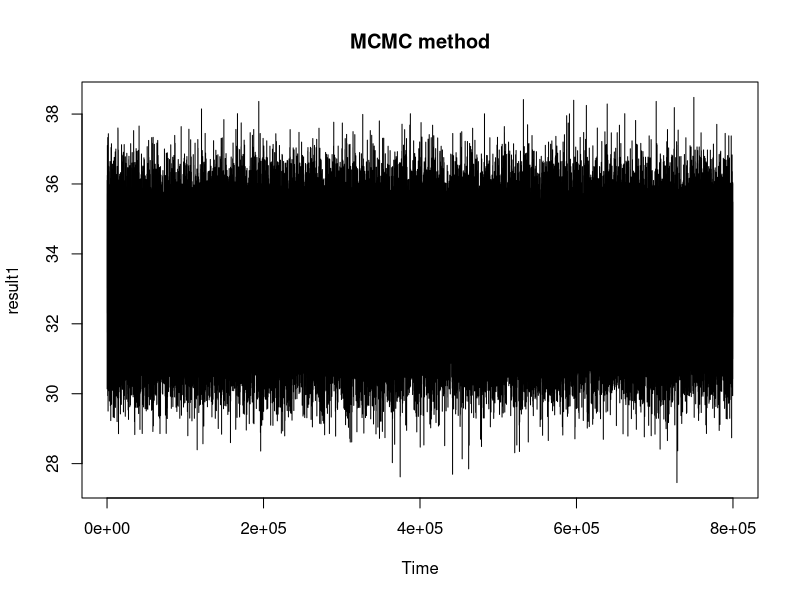
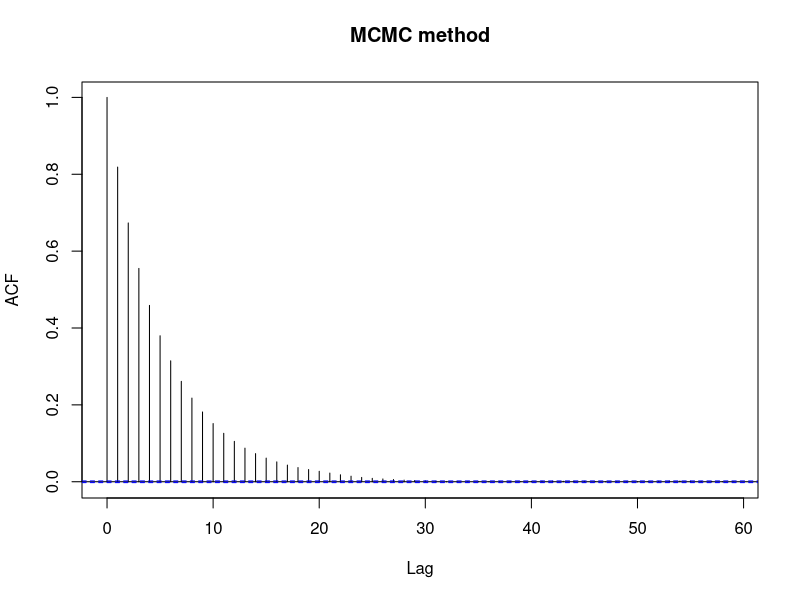

Here is the R script that generated these plots, in order: (Note: a time limit stopped this script after it produced the figures.)
###
### mean 5, sd =known normal simulation
###

#-----------------------------------------------------------#
# data 
rm(list=ls())
set.seed(123450)
n=100
true_mean = 30 # unknown
sd = 12  # known
y = rnorm(n,true_mean,sd)
mean(y)
#-----------------------------------------------------------#
# prior 
theta0 = 20 # prior
sigma0 = 10 # prior

#-----------------------------------------------------------#
distance1 = function(x,y){
  return((sum(x)-sum(y))^2)
}

distance2 = function(x,y){
  return(abs(mean(x)-mean(y)))
}

distance3 = function(x,y){
  return((mean(x)-mean(y))^2)
}
#-----------------------------------------------------------#
# hyper pararmeter


#-----------------------------------------------------------#
# MCMC



MCMC = function(N,step_size){
  result1 =c()
  
  # kernel of likelihood
  likeli = function(y,mu,sigma){
    summ = sum((y-mu)^2)
    return(exp((-1/(2*sigma^2))*summ))
  }
  
  # kernel of prior
  prior = function(new_theta,theta0,tau0){
    return(exp((-1/(2*tau0^2))*(new_theta-theta0)))
  }
  
  theta = 20 # initial value
  
  for(i in 1:N){
    new_theta = rnorm(1,theta,step_size)
    ratio = (likeli(y=y,mu=new_theta,sigma=sd)*prior(new_theta=new_theta,theta0=theta0,tau0=sigma0))/(likeli(y=y,mu=theta,sigma=sd)*prior(new_theta=theta,theta=theta0,tau0=sigma0))
    
    
    if( (runif(1) < ratio )){
      result1[i] = new_theta
      theta = new_theta
    }
    else{
      result1[i] = theta
    }
  }
  
  burnin = 0.2*N
  result1 = result1[-(1:burnin)]
  return(result1)
}
result1 = MCMC(N=1e+06,step_size=1)


ts.plot(result1,main="MCMC method")
acf(result1,main="MCMC method")
length(result1)
mean(result1)
sd(result1)  

#-----------------------------------------------------------#
# ABC(mean)

ABC = function(N,epsilon){
  result2 = c()
  
  for(i in 1:N){
    theta = rnorm(1,mean=theta0,sd=sigma0) # prior
    z = rnorm(n,theta,sd) # sd는 이미 알고 있는 상황
    
    if( distance2(y,z) < epsilon){
      result2= c(result2,theta)
    }
  }
  return(result2)
}

result2 = ABC(N=1e+06,epsilon=0.1)
length(result2)

ts.plot(result2,main="ABC method")
mean(result2)
sd(result2)

#-----------------------------------------------------------#
# MCMC_ABC
MCMC_ABC = function(N,step_size,epsilon){
  result3 =c()
  
  # kernel of likelihood
  likeli = function(y,mu,sigma){
    summ = sum((y-mu)^2)
    return(exp((-1/(2*sigma^2))*summ))
  }
  
  # kernel of prior
  prior = function(new_theta,theta0,tau0){
    return(exp((-1/(2*tau0^2))*(new_theta-theta0)))
  }
  
  theta = result2[length(result2)] 
  
  for(i in 1:N){
    new_theta = rnorm(1,theta,step_size)
    z = rnorm(n,new_theta,sd) # sd는 이미 안다고 가정
    ratio = prior(new_theta=new_theta,theta0=theta0,tau0=sigma0)/prior(new_theta=theta,theta0=theta0,tau0=sigma0)
    
    
    if( (runif(1) < ratio) & (distance2(y,z) < epsilon)){
      result3[i] = new_theta
      theta = new_theta
    }
    else{
      result3[i] = theta
    }
  }
  burnin = 0.2*N
  result3 = result3[-(1:burnin)]
  return(result3)
}

result3 = MCMC_ABC(N=1e+06,step_size=5,epsilon=0.1)

ts.plot(result3,main="MCMC_ABC method")
acf(result3,main="MCMC_ABC method")

length(result3)
mean(result3)
sd(result3)
#-----------------------------------------------------------#

# posterior dist
# conjugacy를 만족하기 때문에 정확한 posterior 구할 수 있다.

n=length(y)
N = 1e+05
mu_n = ((1/sigma0^2)/(1/sigma0^2+n/sd^2))*theta0 + ((n/sd^2)/(1/sigma0^2 + n/sd^2))*mean(y)
tau_sq = 1/(1/sigma0^2 +n/sd^2)
c("post_mean"=mu_n,"post_var"=tau_sq)
post_sample = rnorm(N,mu_n,tau_sq)
mean(post_sample)
sd(post_sample)
plot(density(post_sample),lwd=2,col="black",main="Density estimation",xilm=c(25,35),ylim=c(0,0.4))


# density curve

lines(density(result1),col="blue",lwd=2)
lines(density(result2),col="red",lwd=2)
lines(density(result3),col="green",lwd=2)
legend("topleft",legend=c("True posterior","MCMC","ABC","MCMC_ABC"),fill=c("black","blue","red","green"))

length(result1)
length(result2)
length(result3)
#--------------------------------------------------------------#
# ABC epsilon 다르게 해보기
niter = 1e+05
ABC_0.05 = ABC(N=niter,epsilon=0.05)
ABC_0.1 = ABC(N=niter,epsilon=0.1)
ABC_0.5 = ABC(N=niter,epsilon=0.5)
ABC_1 = ABC(N=niter,epsilon=1)

length(ABC_0.05)
length(ABC_1)

plot(density(post_sample),lwd=2,col="black",main="ABC Density estimation with diff. epsilon",xilm=c(25,35),ylim=c(0,0.4))
lines(density(ABC_0.05),col="blue",lwd=2)
lines(density(ABC_0.1),col="red",lwd=2)
lines(density(ABC_0.5),col="green",lwd=2)
lines(density(ABC_1),col="yellow",lwd=2)
lines(density(post_sample),col="black",lwd=2)
legend("topleft",legend=c("True posterior","0.05","0.1","0.5","1"),fill=c("black","blue","red","green","yellow"))
#--------------------------------------------------------------#
# ABC iter 다르게 해보기


niter = 1e+04
ABC_e4 = ABC(N=niter,epsilon=0.05)

niter = 1e+05
ABC_e5 = ABC(N=niter,epsilon=0.05)
niter = 1e+05

niter = 1e+06
ABC_e6 = ABC(N=niter,epsilon=0.1)

niter = 1e+07
ABC_e7 = ABC(N=niter,epsilon=0.5)


plot(density(post_sample),lwd=2,col="black",main="ABC Density estimation with diff. epsilon",xilm=c(25,35),ylim=c(0,0.4))
lines(density(ABC_0.05),col="blue",lwd=2)
lines(density(ABC_0.1),col="red",lwd=2)
lines(density(ABC_0.5),col="green",lwd=2)
lines(density(ABC_1),col="yellow",lwd=2)
lines(density(post_sample),col="black",lwd=2)
legend("topleft",legend=c("True posterior","0.05","0.1","0.5","1"),fill=c("black","blue","red","green","yellow"))


#--------------------------------------------------------------#
# different step size
niter = 1e+06
MCMC1 = MCMC(N=niter,step_size=1)
MCMC5 = MCMC(N=niter,step_size=5)
MCMC10 = MCMC(N=niter,step_size=10)


plot(density(post_sample),lwd=2,col="black",main="MCMC Density estimation with diff. step size",xilm=c(25,35),ylim=c(0,0.4))
lines(density(MCMC1),col="blue",lwd=2)
lines(density(MCMC5),col="red",lwd=2)
lines(density(MCMC10),col="green",lwd=2)
lines(density(post_sample),col="black",lwd=2)
legend("topleft",legend=c("True posterior","1","5","10"),fill=c("black","blue","red","green"))
#--------------------------------------------------------------#
# different data size

niter = 1e+05
n=100
MCMC100 = MCMC(N=niter,step_size=1)
n=500
MCMC500 = MCMC(N=niter,step_size=1)
n=10000
MCMC10000 = MCMC(N=niter,step_size=1)


plot(density(post_sample),lwd=2,col="black",main="MCMC Density estimation with diff. data size",xilm=c(25,35),ylim=c(0,0.4))
lines(density(MCMC1),col="blue",lwd=2)
lines(density(MCMC5),col="red",lwd=2)
lines(density(MCMC10),col="green",lwd=2)
lines(density(post_sample),col="black",lwd=2)
legend("topleft",legend=c("True posterior","1","5","10"),fill=c("black","blue","red","green"))
